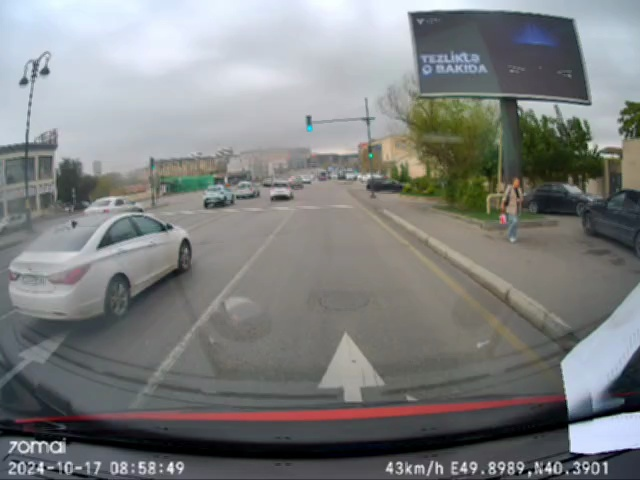
#> input picture advertisement_banner_detection/frame_145.png, 640 x 480 px
$ python crop_image.py
#> lines starting #> are read from the running program, lines starting #| are printed output that depends on the picture
from PIL import Image


def crop_top_right(image_path, output_path):
    """
    Crops the top-right quarter of the given image and saves it to the output path.

    :param image_path: Path to the input image.
    :param output_path: Path to save the cropped image.
    """
#> called with image_path = 'frame_145.png', output_path = 'cropped_image.jpg'
    # Open the image
    image = Image.open(image_path)
#> image is the input picture: PIL image 640x480 RGB; mean R, G, B 125.9, 127.9, 127.7
    width, height = image.size
#> width = 640; height = 480

    # Calculate the cropping coordinates
    left = width // 2  # Start at the middle of the width
#> left = 320
    top = 0  # Start from the top
    right = width  # Go to the end of the width
#> right = 640
    bottom = height // 2  # Go to the middle of the height
#> bottom = 240

    # Crop the image
    cropped_image = image.crop((left, top, right, bottom))
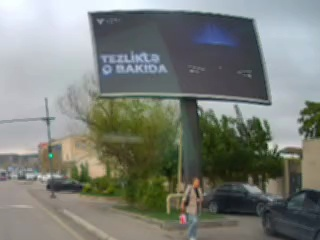
#> cropped_image: PIL image 320x240 RGB; mean R, G, B 121.8, 126.1, 119.6

    # Save the cropped image
    cropped_image.save(output_path)
    print(f"Cropped image saved to {output_path}")


# Example usage:
crop_top_right("frame_145.png", "cropped_image.jpg")
